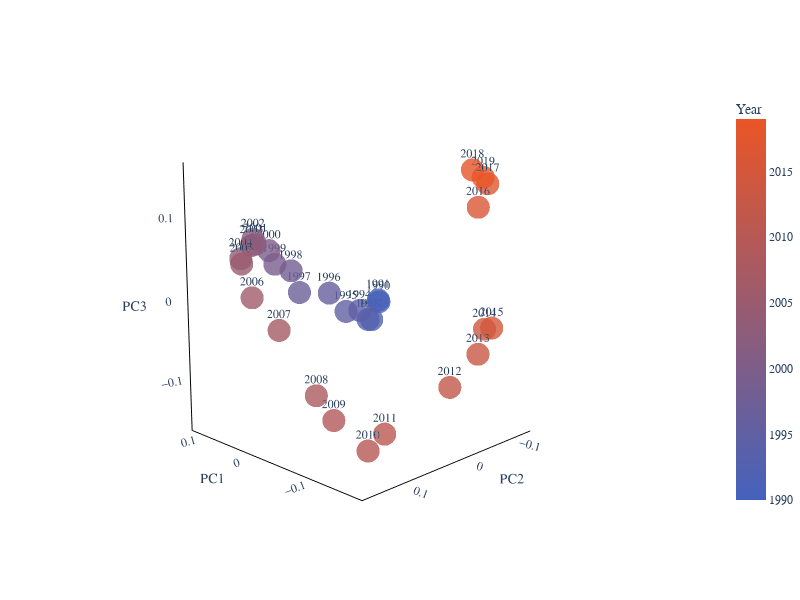

Notebook source saved alongside this figure:
### Code cell
import numpy as np
from matplotlib import pyplot as plt
# Convert to numpy array
year_matrix = np.stack(year_embeddings)

# Apply PCA
from sklearn.decomposition import PCA
pca = PCA(n_components=3)
year_pca = pca.fit_transform(year_matrix)

'''
for i in range(3):
    # Plot the PCA results
    plt.figure(figsize=(10, 6))
    plt.scatter(years, year_pca[:, i], c=range(1990, 2020), cmap='viridis')
    plt.colorbar(label='Year')
    plt.xlabel('Year')
    plt.ylabel('{} PC'.format(i+1))
    plt.title('PCA of Year Embeddings')
    plt.show()
'''

# Download and set the Junicode font
font_url = "http://calcifercomputing.com/fonts/junicode/TTF/Junicode-Regular.ttf"
font_path = "/tmp/Junicode-Regular.ttf"
import urllib.request
import matplotlib.font_manager as fm
urllib.request.urlretrieve(font_url, font_path)
junicode_prop = fm.FontProperties(fname=font_path)


import plotly.graph_objs as go
colorscale_max = '#EA5526'
colorscale_min = '#4462bd'

custom_colorscale = [[0, colorscale_min], [1, colorscale_max]]

fig = go.Figure(data=[go.Scatter3d(
    x=year_pca[:, 0],
    y=year_pca[:, 1],
    z=year_pca[:, 2],
    mode='markers+text',
    marker=dict(
        size=8,
        color=years,
        colorscale=custom_colorscale,
        colorbar=dict(title='Year', len=0.7, tickfont=dict(family="Geist Mono")),
        opacity=0.8
    ),
    text=[str(year) for year in years],
    textposition='top center',
    textfont=dict(family="Geist Mono"),
    hoverinfo='none'
)])

fig.update_layout(
    scene = dict(
        xaxis_title='PC1',
        yaxis_title='PC2',
        zaxis_title='PC3',
        xaxis=dict(showbackground=False, showgrid=False, showline=True, linecolor='black', linewidth=2, tickfont=dict(family="Geist Mono"), zeroline=False),
        yaxis=dict(showbackground=False, showgrid=False, showline=True, linecolor='black', linewidth=2, tickfont=dict(family="Geist Mono"), zeroline=False),
        zaxis=dict(showbackground=False, showgrid=False, showline=True, linecolor='black', linewidth=2, tickfont=dict(family="Geist Mono"), zeroline=False),
        bgcolor='rgba(0,0,0,0)',
        camera=dict(
            eye=dict(x=-2.0, y=2.0, z=0.4),
        )
    ),
    width=800,
    height=600,
    font=dict(family="Geist Mono"),
    margin=dict(l=10, r=0, t=0, b=0),
    paper_bgcolor='rgba(0,0,0,0)',
    plot_bgcolor='rgba(0,0,0,0)'
)

# Remove toolbar
config = {'displayModeBar': False}
fig.show(config=config)

# Save the figure
fig.write_html("year_pca_3d_interactive.html", config=config)

### Figure 1 — Plotly figure (JSON) as saved in the notebook; plotly's stock layout.template omitted (floating-point values rounded to 4 significant figures)
{"data": [{"hoverinfo": "none", "marker": {"color": [1990, 1991, 1992, 1993, 1994, 1995, 1996, 1997, 1998, 1999, 2000, 2001, 2002, 2003, 2004, 2005, 2006, 2007, 2008, 2009, 2010, 2011, 2012, 2013, 2014, 2015, 2016, 2017, 2018, 2019], "colorbar": {"len": 0.7, "tickfont": {"family": "Geist Mono"}, "title": {"text": "Year"}}, "colorscale": [[0, "#4462bd"], [1, "#EA5526"]], "opacity": 0.8, "size": 8}, "mode": "markers+text", "text": ["1990", "1991", "1992", "1993", "1994", "1995", "1996", "1997", "1998", "1999", "2000", "2001", "2002", "2003", "2004", "2005", "2006", "2007", "2008", "2009", "2010", "2011", "2012", "2013", "2014", "2015", "2016", "2017", "2018", "2019"], "textfont": {"family": "Geist Mono"}, "textposition": "top center", "type": "scatter3d", "x": [0.07385, 0.08081, 0.0961, 0.1085, 0.1169, 0.1181, 0.1237, 0.1241, 0.1162, 0.1186, 0.1083, 0.0962, 0.07585, 0.0667, 0.05612, 0.0345, 0.01345, -0.007008, -0.05552, -0.06404, -0.09512, -0.104, -0.141, -0.1603, -0.1583, -0.1614, -0.1542, -0.1594, -0.1319, -0.1359], "y": [-0.1227, -0.1287, -0.1306, -0.1357, -0.1265, -0.0991, -0.07115, -0.01534, 0.005563, 0.03137, 0.04884, 0.07958, 0.09791, 0.1071, 0.1307, 0.1452, 0.147, 0.1256, 0.1132, 0.09486, 0.07163, 0.05399, -0.01581, -0.04231, -0.05691, -0.06665, -0.04496, -0.05473, -0.06284, -0.07855], "z": [-0.02497, -0.02364, -0.05468, -0.05659, -0.04283, -0.04138, -0.01223, -0.006142, 0.02616, 0.03658, 0.05612, 0.0664, 0.07409, 0.06737, 0.05357, 0.04958, 0.01304, -0.02427, -0.09316, -0.1238, -0.1575, -0.1399, -0.09188, -0.05408, -0.02699, -0.02645, 0.1135, 0.1398, 0.1562, 0.148]}], "layout": {"font": {"family": "Geist Mono"}, "height": 600, "margin": {"b": 0, "l": 10, "r": 0, "t": 0}, "paper_bgcolor": "rgba(0,0,0,0)", "plot_bgcolor": "rgba(0,0,0,0)", "scene": {"bgcolor": "rgba(0,0,0,0)", "camera": {"eye": {"x": -2, "y": 2, "z": 0.4}}, "xaxis": {"linecolor": "black", "linewidth": 2, "showbackground": false, "showgrid": false, "showline": true, "tickfont": {"family": "Geist Mono"}, "title": {"text": "PC1"}, "zeroline": false}, "yaxis": {"linecolor": "black", "linewidth": 2, "showbackground": false, "showgrid": false, "showline": true, "tickfont": {"family": "Geist Mono"}, "title": {"text": "PC2"}, "zeroline": false}, "zaxis": {"linecolor": "black", "linewidth": 2, "showbackground": false, "showgrid": false, "showline": true, "tickfont": {"family": "Geist Mono"}, "title": {"text": "PC3"}, "zeroline": false}}, "width": 800}}
